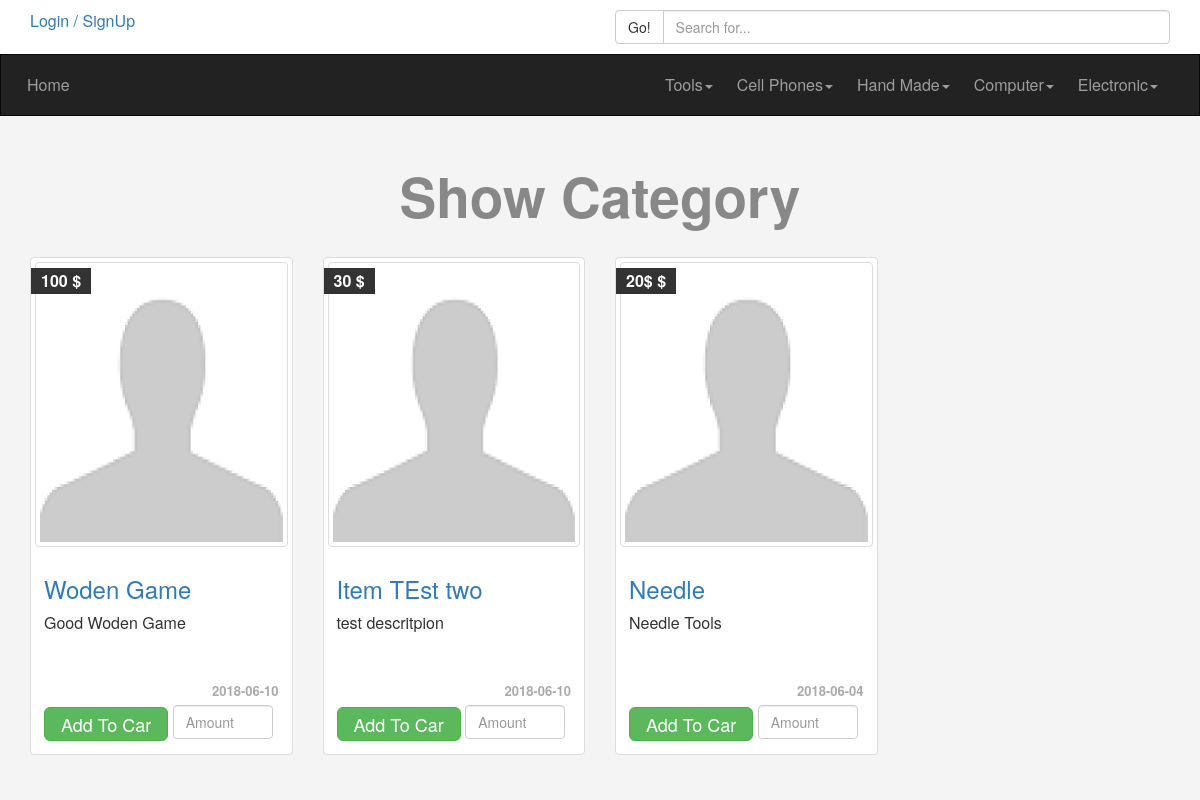
The page /categories.php?pageid=7 on the database its author committed.
### tables this page shows
CREATE TABLE `categories` (
  `CategoryID` int(11) NOT NULL,
  `CategoryName` varchar(255) NOT NULL,
  `Description` text NOT NULL,
  `Parent` int(11) NOT NULL,
  `Ordering` smallint(6) NOT NULL,
  `Visibility` tinyint(4) NOT NULL DEFAULT '0',
  `Allow_Comment` tinyint(4) NOT NULL DEFAULT '0',
  `Allow_Ads` tinyint(4) DEFAULT '0'
);

CREATE TABLE `items` (
  `ItemID` int(11) NOT NULL,
  `ItemName` varchar(255) NOT NULL,
  `Description` text NOT NULL,
  `Price` varchar(255) NOT NULL,
  `Adding_Date` date NOT NULL,
  `Country` varchar(255) NOT NULL,
  `Status` tinyint(4) NOT NULL DEFAULT '0',
  `Rating` tinyint(4) NOT NULL,
  `CatID` int(11) NOT NULL,
  `UserID` int(11) NOT NULL,
  `Approve` tinyint(4) NOT NULL DEFAULT '0',
  `ItemAvatar` varchar(255) NOT NULL,
  `Tags` varchar(255) NOT NULL
);

### init.php (called while the page is built, shortened)
<?php
include 'admin/connect.php';
$langu = 'includes/languages/';
$func  = 'includes/functions/';
$tpl   = 'includes/templates/';
$css   = 'layout/css/';
include $func  . 'function.php';
include $langu . 'english.php';
include $tpl   . 'header.php';

### includes/languages/english.php (called while the page is built)
<?php
function lang($phrase){
	static $lang = array(
		'HOME'       => 'Home',
		'CATEGORIES' => 'Categories',
		'ITEMS'      => 'Items',
		'MEMBERS'    => 'Members',
		'COMMENTS'   => 'Comments',
		'LOGS'       => 'Logs',
	);
	return $lang[$phrase];
}

### includes/functions/function.php (called while the page is built, shortened)
<?php
function getall($field,$table,$where=NULL,$and=NULL,$orderfield,$ordering='DESC'){
    global $con;
    $getall = $con->prepare("SELECT $field FROM $table $where $and ORDER BY $orderfield $ordering");
    $getall->execute();
    $all = $getall->fetchAll();
    return $all;
}

### categories.php (the view, shortened to what this page needs)
<?php
    include 'init.php';?>
<div class="container">
	<h1 class="text-center">Show Category</h1>
	<div class="row">
	<?php
        if(isset($_GET['pageid']) && is_numeric($_GET['pageid'])){
            $category = intval($_GET['pageid']);
            $getall = getall("*","Items","WHERE CatID={$category}","AND Approve =1","ItemID");
            foreach($getall as $item){
                echo '<div class="col-md-3">';
                    echo '<div class="thumbnail item-box">';
                        echo '<span class="price">' . $item['Price'] . ' $</span>';
                        echo '<div class="image">';
                         if (empty($item['ItemAvatar'])) {
                            echo '<img src="avatar.png" alt="avatar" class="home-image img-responsive center-block img-thumbnail"/>';
                        } else {
                            echo "<img src='admin/uploads/items/" . $item['ItemAvatar'] . "' alt='avatar' class='home-image img-thumbnail' />";
                        }
                        echo '</div>';
                        echo '<div class="caption">';
                            echo '<h3><a href="items.php?itemid='.$item['ItemID'].'">' . $item['ItemName'] . '</a></h3>';
                            echo '<div class="desc">'  . $item['Description'] . '</div>';
                            echo '<div class="date">'  . $item['Adding_Date'] . '</div>';
                            echo '<div class="clearfix"></div>';
                            echo '<div class="buy">
                                            <a href="#" class="btn btn-success btn-lg">Add To Car</a>
                                            <input type="number" class="form-control" placeholder="Amount" min="0"/>
                              </div>';
                        echo '</div>';
                    echo '</div>';
                echo '</div>';
            }
		}else{
            echo '<div class="alert alert-danger">You Must Enter Page ID</div>';
        }
    ?>
	</div>
</div>
<?php include $tpl . 'footer.php';
ob_end_flush();?>

### includes/templates/header.php (shortened to what this page needs)
<!DOCTYPE html>
<html>
	<head>
		<link rel="stylesheet" href="<?php echo $css ?>bootstrap.min.css"/>
		<link rel="stylesheet" href="<?php echo $css ?>font-awesome.min.css"/>
		<link rel="stylesheet" href="<?php echo $css ?>jquery-ui.min.css"/>
		<link rel="stylesheet" href="<?php echo $css ?>jquery.selectBoxIt.css"/>
		<link rel="stylesheet" href="<?php echo $css ?>front.css"/>
	</head>
	<body>
	<div class="uppper-bar">
		<div class="container">
            <div class="row">
                <div class="col-md-6">
			<?php if(isset($_SESSION['userprofile'])){
                $getuser = $con->prepare("SELECT * FROM Users WHERE UserName=?");
                $getuser->execute(array($sessionuser));
                $info = $getuser->fetch();
                if(empty( $info['Avatar'])){
                    echo '<img src="avatar.png" alt="avatar" class="my-image img-circle img-thumbnail"/>';
                }
                else{echo "<img src='admin/uploads/avatar/" . $info['Avatar']   . "' alt='avatar' class='my-image img-circle img-thumbnail' />";}
			    ?>
                <div class="btn-group my-info">
                    <span class="btn btn-default dropdown-toggle" data-toggle="dropdown">
                        <?php echo  $sessionuser ?>
                        <span class="caret"></span>
                    </span>
                        <ul class="dropdown-menu">
                            <li><a href="profile.php?>">My Profile</a></li>
                            <li><a href="newadd.php">New Item</a></li>
                            <li><a href="profile.php#adds">My Items</a></li>
                            <li><a href="mycar.php">My Car</a></li>
                            <li><a href="userlogout.php">Logout</a></li>
                        </ul>
                </div>
                <?php
				}else{
			?>
				<a href="login.php"><span>Login / SignUp</span></a>
			<?php } ?>
	        	</div>
                <div class="col-md-6 search">
                    <div class="input-group">
                      <span class="input-group-btn">
                          <button class="btn btn-default" type="button">Go!</button>
                      </span>
                      <input type="text" class="form-control" placeholder="Search for...">
                   </div>
                </div>
            </div>
        </div>
	</div>
	<nav class="navbar navbar-inverse">
  <div class="container">
    <div class="navbar-header">
      <a class="navbar-brand" href="index.php"><?php echo lang('HOME')?></a>
    </div>
    <div class="collapse navbar-collapse" id="myapp-nav">
      <ul class="front-nav nav navbar-nav navbar-right">
          <?php
          $getcats = getall("*","Categories","WHERE Parent=0","","CategoryID","ASC");
          foreach($getcats as $cat) {
              echo "<li>
                    <a href='categories.php?pageid=" . $cat['CategoryID'] . "' >"
                    . $cat['CategoryName'] . "<span class='caret'></span></a>";
              echo "</li>";
          }
          ?>
      </ul>
    </div>
  </div>
</nav>

### layout/css/front.css (style rules this page uses)
body { background-color:#f4f4f4; font-size:16px; }
h1 { font-size:55px; font-weight:bold; margin:30px; color:#888; }
.navbar { border-radius:0px; }
.navbar-brand, .dropdown-menu { font-size:1em; }
.navbar-brand, .nav>li>a { padding:20px 12px; }
.uppper-bar { padding:10px; background-color:#fff; }
.item-box { position:relative; }
.item-box .price { position:absolute; top:10px; left:0; padding:2px 10px; background-color:#333; color:#fff; font-weight:bold; }
.thumbnail { overflow: hidden; }
.thumbnail .date { text-align: right; font-size:13px; color:#aaa; font-weight:bold; width:50%; float:right; }
@media (min-width:778px) { .thumbnail .caption { heigh:200px; } }
@media (min-width:778px) { .thumbnail .caption .date { margin-bottom:5px; margin-top:5px; } }
@media (min-width:778px) { .thumbnail .caption .desc { min-height: 65px; } }
@media (min-width:778px) { .buy input[type = number] { width:100px; display: inline; } }
@media (min-width:778px) { .buy .btn { padding:4px 16px; } }
@media (min-width:778px) { .image .img-thumbnail { max-height: 290px; min-height: 285px; min-width:100%; max-width:100%; } }

### rows shown on the page
categories: CategoryName "Tools"
categories: CategoryName "Cell Phones"
categories: CategoryName "Hand Made"
categories: CategoryName "Computer"
categories: CategoryName "Electronic"
items: Price "100", ItemName "Woden Game", Description "Good Woden Game", Adding_Date "2018-06-10"
items: Price "30", ItemName "Item TEst two", Description "test descritpion", Adding_Date "2018-06-10"
items: Price "20$", ItemName "Needle", Description "Needle Tools", Adding_Date "2018-06-04"

### other values the page prints
lang('HOME') "Home"
